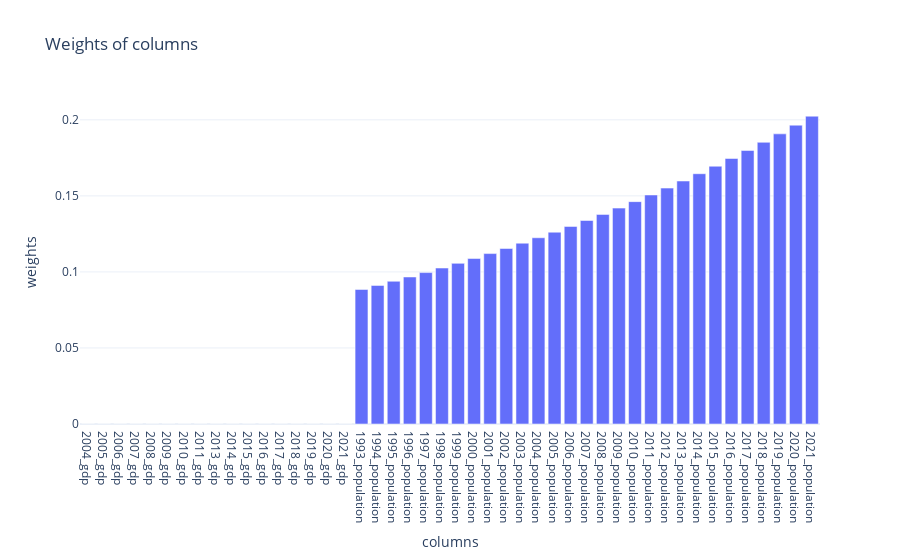

Notebook code cell kept with this figure:
### Code cell
# here there were issues with weight plotting, weights poured over outcomes
# fixed, check

f  = FipsQuery(20003, outcome_var = "gdp",
               feature_groups_with_weights= {"gdp":0, "population":4},
               # weights= {"population":4}, 
               lag = 3, top =10, time_decay = 1.03)
f.find_euclidean_kins()
display(f.plot_weights())

### Figure 1 — Plotly figure (JSON) as saved in the notebook; plotly's stock layout.template omitted (floating-point values rounded to 4 significant figures)
{"data": [{"type": "bar", "x": ["2004_gdp", "2005_gdp", "2006_gdp", "2007_gdp", "2008_gdp", "2009_gdp", "2010_gdp", "2011_gdp", "2013_gdp", "2014_gdp", "2015_gdp", "2016_gdp", "2017_gdp", "2018_gdp", "2019_gdp", "2020_gdp", "2021_gdp", "1993_population", "1994_population", "1995_population", "1996_population", "1997_population", "1998_population", "1999_population", "2000_population", "2001_population", "2002_population", "2003_population", "2004_population", "2005_population", "2006_population", "2007_population", "2008_population", "2009_population", "2010_population", "2011_population", "2012_population", "2013_population", "2014_population", "2015_population", "2016_population", "2017_population", "2018_population", "2019_population", "2020_population", "2021_population"], "y": [0, 0, 0, 0, 0, 0, 0, 0, 0, 0, 0, 0, 0, 0, 0, 0, 0, 0.08846, 0.09111, 0.09385, 0.09666, 0.09956, 0.1025, 0.1056, 0.1088, 0.1121, 0.1154, 0.1189, 0.1224, 0.1261, 0.1299, 0.1338, 0.1378, 0.142, 0.1462, 0.1506, 0.1551, 0.1598, 0.1646, 0.1695, 0.1746, 0.1798, 0.1852, 0.1908, 0.1965, 0.2024]}], "layout": {"title": {"text": "Weights of columns"}, "xaxis": {"title": {"text": "columns"}}, "yaxis": {"title": {"text": "weights"}}}}
